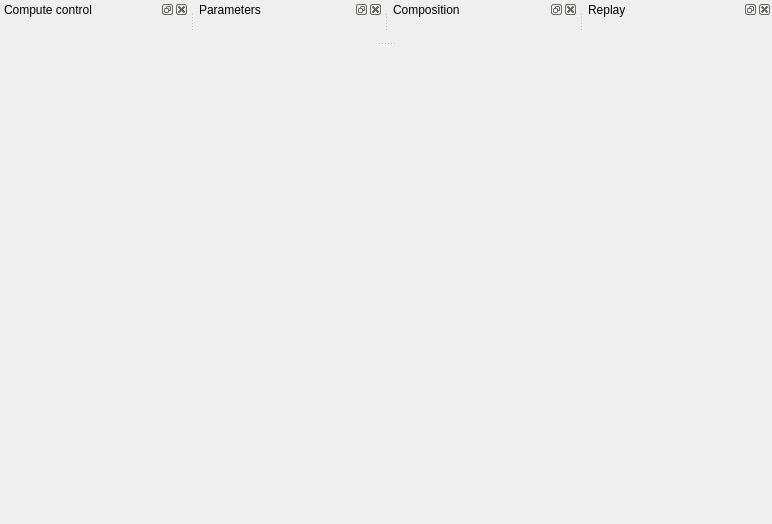
<?xml version="1.0" encoding="UTF-8"?>
<ui version="4.0">
 <class>Simul6</class>
 <widget class="QMainWindow" name="Simul6">
  <property name="geometry">
   <rect>
    <x>0</x>
    <y>0</y>
    <width>772</width>
    <height>524</height>
   </rect>
  </property>
  <property name="windowTitle">
   <string>Simul6</string>
  </property>
  <widget class="QWidget" name="centralWidget">
   <layout class="QGridLayout" name="gridLayout">
    <property name="leftMargin">
     <number>0</number>
    </property>
    <property name="topMargin">
     <number>0</number>
    </property>
    <property name="rightMargin">
     <number>0</number>
    </property>
    <property name="bottomMargin">
     <number>0</number>
    </property>
    <item row="0" column="0">
     <widget class="SimulationProfile" name="f_simulationProfile" native="true">
      <property name="sizePolicy">
       <sizepolicy hsizetype="Preferred" vsizetype="Expanding">
        <horstretch>0</horstretch>
        <verstretch>90</verstretch>
       </sizepolicy>
      </property>
     </widget>
    </item>
   </layout>
  </widget>
  <widget class="QMenuBar" name="menuBar">
   <property name="geometry">
    <rect>
     <x>0</x>
     <y>0</y>
     <width>772</width>
     <height>22</height>
    </rect>
   </property>
  </widget>
  <widget class="QDockWidget" name="f_dock_computeControl">
   <property name="sizePolicy">
    <sizepolicy hsizetype="MinimumExpanding" vsizetype="Preferred">
     <horstretch>0</horstretch>
     <verstretch>0</verstretch>
    </sizepolicy>
   </property>
   <property name="windowTitle">
    <string>Compute control</string>
   </property>
   <attribute name="dockWidgetArea">
    <number>4</number>
   </attribute>
   <widget class="QWidget" name="dockWidgetContents">
    <layout class="QGridLayout" name="gridLayout_2">
     <item row="0" column="0">
      <widget class="ComputeControl" name="f_computeControl" native="true">
       <property name="sizePolicy">
        <sizepolicy hsizetype="Minimum" vsizetype="Minimum">
         <horstretch>1</horstretch>
         <verstretch>1</verstretch>
        </sizepolicy>
       </property>
      </widget>
     </item>
    </layout>
   </widget>
  </widget>
  <widget class="QDockWidget" name="f_dock_inputParams">
   <property name="sizePolicy">
    <sizepolicy hsizetype="MinimumExpanding" vsizetype="Preferred">
     <horstretch>0</horstretch>
     <verstretch>0</verstretch>
    </sizepolicy>
   </property>
   <property name="windowTitle">
    <string>Parameters</string>
   </property>
   <attribute name="dockWidgetArea">
    <number>4</number>
   </attribute>
   <widget class="QWidget" name="dockWidgetContents_2">
    <layout class="QGridLayout" name="gridLayout_3">
     <item row="0" column="0">
      <widget class="InputParameters" name="f_parameters" native="true">
       <property name="sizePolicy">
        <sizepolicy hsizetype="Minimum" vsizetype="Expanding">
         <horstretch>0</horstretch>
         <verstretch>9</verstretch>
        </sizepolicy>
       </property>
      </widget>
     </item>
    </layout>
   </widget>
  </widget>
  <widget class="QDockWidget" name="f_dock_composition">
   <property name="sizePolicy">
    <sizepolicy hsizetype="Expanding" vsizetype="Preferred">
     <horstretch>0</horstretch>
     <verstretch>0</verstretch>
    </sizepolicy>
   </property>
   <property name="windowTitle">
    <string>Composition</string>
   </property>
   <attribute name="dockWidgetArea">
    <number>4</number>
   </attribute>
   <widget class="QWidget" name="dockWidgetContents_3">
    <layout class="QGridLayout" name="gridLayout_4">
     <item row="0" column="0">
      <widget class="MixControl" name="f_mixcontrol" native="true">
       <property name="sizePolicy">
        <sizepolicy hsizetype="Expanding" vsizetype="Expanding">
         <horstretch>9</horstretch>
         <verstretch>10</verstretch>
        </sizepolicy>
       </property>
      </widget>
     </item>
    </layout>
   </widget>
  </widget>
  <widget class="QDockWidget" name="f_dock_replay">
   <property name="enabled">
    <bool>true</bool>
   </property>
   <property name="floating">
    <bool>true</bool>
   </property>
   <property name="features">
    <set>QDockWidget::AllDockWidgetFeatures</set>
   </property>
   <property name="allowedAreas">
    <set>Qt::AllDockWidgetAreas</set>
   </property>
   <property name="windowTitle">
    <string>Replay</string>
   </property>
   <attribute name="dockWidgetArea">
    <number>4</number>
   </attribute>
   <widget class="QWidget" name="dockWidgetContents_4">
    <layout class="QGridLayout" name="gridLayout_5">
     <item row="0" column="0">
      <widget class="Replay" name="widget" native="true"/>
     </item>
    </layout>
   </widget>
  </widget>
 </widget>
 <layoutdefault spacing="6" margin="11"/>
 <customwidgets>
  <customwidget>
   <class>ComputeControl</class>
   <extends>QWidget</extends>
   <header>computecontrol.h</header>
   <container>1</container>
  </customwidget>
  <customwidget>
   <class>SimulationProfile</class>
   <extends>QWidget</extends>
   <header>simulationprofile.h</header>
   <container>1</container>
  </customwidget>
  <customwidget>
   <class>InputParameters</class>
   <extends>QWidget</extends>
   <header>inputparameters.h</header>
   <container>1</container>
  </customwidget>
  <customwidget>
   <class>MixControl</class>
   <extends>QWidget</extends>
   <header>mixcontrol.h</header>
   <container>1</container>
  </customwidget>
  <customwidget>
   <class>Replay</class>
   <extends>QWidget</extends>
   <header>replay.h</header>
   <container>1</container>
  </customwidget>
 </customwidgets>
 <resources/>
 <connections/>
</ui>
